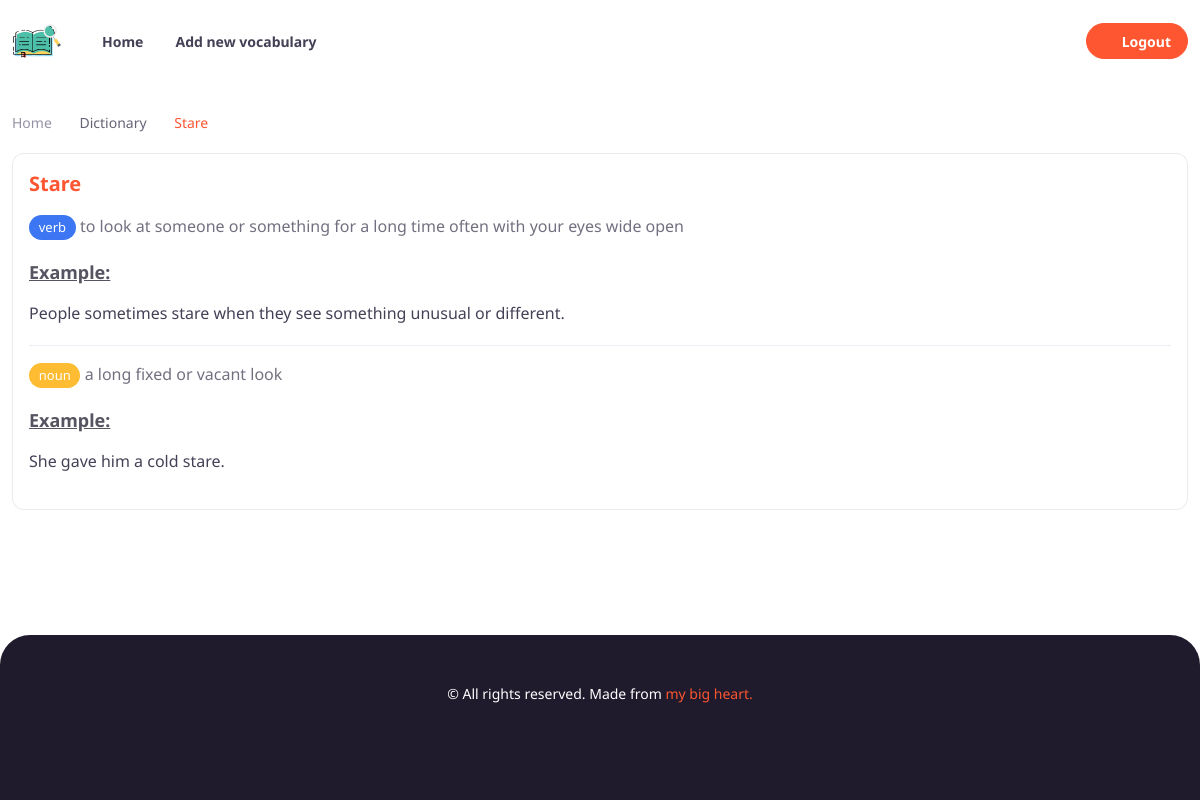
The app's page /dictionary/1 (signed in) with its own data.
### manage_vocabulary/models.py (models this page shows)
class Word(models.Model):
    name = models.CharField(max_length=100)
    owners = models.ManyToManyField(User, blank=True, related_name="words")

class WordEntry(models.Model):
    WORD_TYPES = [
        ('verb', 'Verb'),
        ('noun', 'Noun'),
        ('adjective', 'Adjective'),
        ('phrasal_verb', 'Phrasal Verb'),
        ('adverb', 'Adverb'),
    ]
    word_type = models.CharField(max_length=20, choices=WORD_TYPES)
    definition = models.CharField(max_length=300)
    example = models.TextField()
    word = models.ForeignKey(
        Word, on_delete=models.CASCADE, related_name="word_entries")
    user = models.ForeignKey(
        User, on_delete=models.CASCADE, related_name="word_entries")
    def get_word_type_class(self):
        word_type_classes = {
            'verb': 'badge rounded-pill bg-info',
            'noun': 'badge rounded-pill bg-warning',
            'adjective': 'badge rounded-pill bg-danger',
            'phrasal_verb': 'badge rounded-pill bg-success',
            'adverb': 'badge rounded-pill bg-purple',
        }
        return word_type_classes.get(self.word_type, '')

### manage_vocabulary/views.py (the view)
# urls.py: path("dictionary/<int:vid>", views.vocabulary_detail, name="vocabulary_detail"),
@login_required()
def vocabulary_detail(request, vid):
    user = request.user
    word = get_object_or_404(Word, id=vid)
    word_entries = WordEntry.objects.filter(word=word, user=user)
    return render(request, 'manage_vocabulary/vocabulary_detail.html', {
        'word': word,
        'word_entries': word_entries
    })

### manage_vocabulary/templatetags/custom_filters.py (called while the page is built)
@register.filter
def replacetoSpace(value):
    return value.replace('-', ' ')

### manage_vocabulary/templates/manage_vocabulary/vocabulary_detail.html (shortened to what this page needs)
{% extends "manage_vocabulary/layout.html" %} {% load static %} {% block body %}
<div class="container mt-5 mb-md-4 py-5">
  {% load custom_filters %}
  {% include 'manage_vocabulary/breadcrumb.html' with breadcrumb_name=word.name|title %}
  <div class="list-group">
    <div class="list-group-item py-3">
      <div class="end-0 top-0 pt-3 pe-3 position-absolute">
        <a href="{% url 'edit_vocabulary' title=word.name|slugify vid=word.id %}"><button
          class="btn btn-icon btn-light btn-xs text-primary rounded-circle"
          type="button"
          data-bs-toggle="tooltip"
          data-bs-placement="left"
          aria-label="Edit"
          data-bs-original-title="Edit"
        >
          <i class="fi-edit"></i>
        </button></a>
      </div>
      <div class="d-flex flex-wrap w-100 justify-content-between">
        <h5 class="text-primary">{{ word.name|replacetoSpace|title }}</h5>
      </div>
      {% for entry in word_entries %} {% with index=forloop.counter0 %}
      <p
        class="font-weight-normal {% if index > 0 %} border-top pt-3{% endif %}"
      >
        <span class="{{entry.get_word_type_class }}"
          >{{ entry.word_type }}</span
        >
        <span class="opacity-75">{{ entry.definition }}</span>
      </p>
      {% if entry.example %}
      <h6 class="opacity-75 text-decoration-underline">Example:</h6>
      <p>{{entry.example}}</p>
      {% endif %} {% endwith %} {% endfor %}
    </div>
  </div>
</div>
{% endblock %}

### manage_vocabulary/templates/manage_vocabulary/breadcrumb.html
<nav class="mb-3 pt-md-3" aria-label="Breadcrumb">
  <ol class="breadcrumb">
    <li class="breadcrumb-item"><a href="{% url 'index' %}">Home</a></li>
    {% if breadcrumb_name %}
    	{% if 'dictionary/' in request.path %}
        <li class="breadcrumb-item">Dictionary</li>
      {% endif %}
    <li class="breadcrumb-item active" aria-current="page">
      {{breadcrumb_name }}
    </li>
    {% endif %}
  </ol>
</nav>

### manage_vocabulary/static/manage_vocabulary/css/styles.css (style rules this page uses)
.btn-icon.btn-xs > i { font-size: 2em; }
body { min-height: 100vh; display: flex; flex-direction: column; }

### records on screen
Word: name "Stare"
WordEntry: word_type "verb", definition "to look at someone or something for a long time often with your eyes wide open", example "People sometimes stare when they see something unusual or different."
WordEntry: word_type "noun", definition "a long fixed or vacant look", example "She gave him a cold stare."
